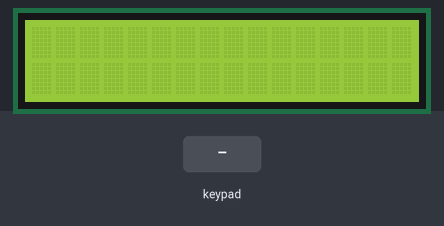
Bench run of a sketch on a simulated Arduino Uno, built with avr-gcc and run on an emulated ATmega328P. Parts: 16×2 character LCD. Wiring (inferred from the names in the program): 4×4 keypad with keys 1 2 3 + 4 5 6 - 7 8 9 * c 0 = /: rows pin 10, pin 11, pin 12, pin 13; columns pin 6, pin 7, pin 8, pin 9. The test bench sets the inputs (shaded band).

Above: at 1.2 s.
1.3 s: keypad keys 7 + 5 = pressed 0.4 s apart
At 3.6 s:
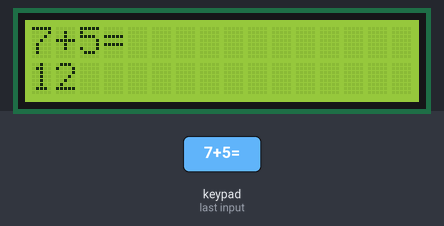
5.9 s: key '*' pressed
At 7.2 s:
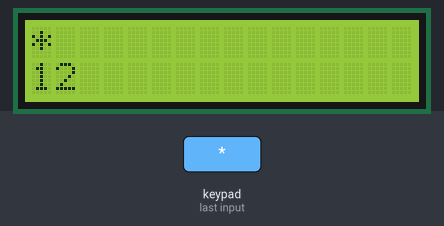
7.5 s: keypad keys 9 - 4 = pressed 0.4 s apart
At 9.6 s:
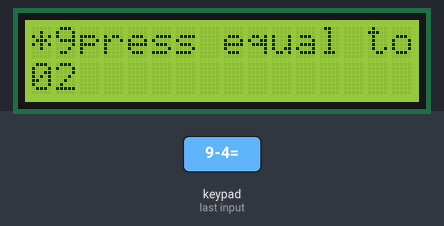
12.1 s: key '+' pressed
At 13.3 s:
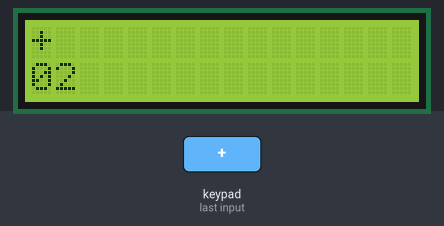
13.7 s: key '-' pressed
At 14.6 s:
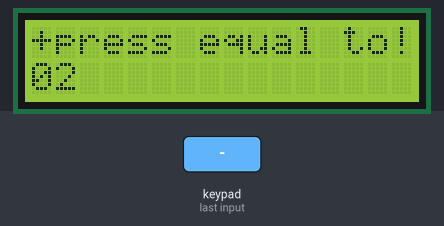
15.3 s: keypad keys 1 2 = pressed 0.4 s apart
At 17.6 s:
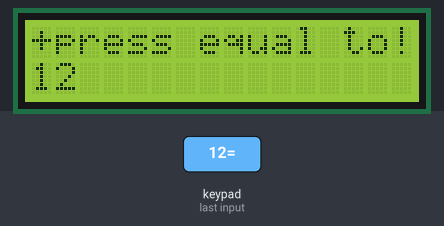
Timing chart, 0 to 19.1 s (numbered marks = the images above; inputs shaded):
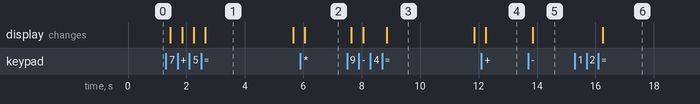

Measured:
- after the input at 1.3 s, the display: first changes after 0.15 s (image 1 shows a later state)
- after the input at 5.9 s, the display: changes after 0.15 s (image 2)
- after the input at 7.5 s, the display: first changes after 0.15 s (image 3 shows a later state)
- after the input at 12.1 s, the display: changes after 0.15 s (image 4)
- after the input at 13.7 s, the display: changes after 0.15 s (image 5)
- after the input at 15.3 s, the display: changes after 0.95 s (image 6)
- what the display in image 1 shows lasts 3.0 s, from 2.7 s to 5.7 s

The sketch:

calculator_of_two_numbers_using_lcd._part_2txt.ino
```cpp
/*
  Arduino IDE version: 1.8.3
  Tested on : ARBD-1
  Microcontroller:ATMEGA 328p
  Written by:Mohammad Waqas
  Date:11/06/2019
*/

#include<LiquidCrystal.h>// include the library code
LiquidCrystal lcd(4, 5, 0, 1, 2, 3); // initialize the library by associating any needed LCD interface pin with the arduino pin number it is connected to
//pin 4 is rs ,pin 5 is en and 0,1,2,3 are data pins
void col_on(int pattern);
int row_read();
int pattern[4] = {0b1000, 0b0100, 0b0010, 0b0001}; //	Patterns for different columns being high at different times
//1000 represents column 1 high and rest low and so on
char key[4][4] = {{'1', '2', '3', '+'}, {'4', '5', '6', '-'}, {'7', '8', '9', '*'}, {'c', '0', '=', '/'}};
int column[4] = {6, 7, 8, 9};
int row[4] = {10, 11, 12, 13};
long ctoi(char num[7], int num_count);
void disp();
void setup()
{ pinMode(6, OUTPUT);
  pinMode(7, OUTPUT);
  pinMode(8, OUTPUT);		//Pins D6,D7,D8 and D9 are columns of the keypad matrix
  pinMode(9, OUTPUT);
  pinMode(10, INPUT);
  pinMode(11, INPUT);
  pinMode(12, INPUT);		//Pins D10,D11,D12,D13 	are rows of the keypad matrix
  pinMode(13, INPUT);
  //Serial.begin(9600);
  lcd.begin(16, 2);
}
int a, b, c;
char num1[7] = {0}, op;
char num2[7];
int count = 0;


int vnum = 0;
int num1_count;
void loop()
{
  for (int i = 0; i < 4; i++)
  {
    col_on(pattern[i]);//Calling col_on function and passing patterns
    int j = row_read(); //Storing the values of the rows reading value from the user
    if (j != 5) //Indicating that one of the keys has been pressed
    { if ((key[j][i] == '+') || (key[j][i] == '-') || (key[j][i] == '*') || (key[j][i] == '/')) //Checking for operator press
      {
        if (vnum != 1) { //
          op = key[j][i];
          lcd.print(key[j][i]);
          num1_count = count; //store the count for converting the character into integer
          count = 0;
          vnum = 1;
        } else {
          lcd.print("press equal to!!");
        }
      }
      else if (key[j][i] == 'c')
      {
        if (count > 0)
          count--;
      }
      else if (key[j][i] == '=')
      { lcd.print('=');
        switch (op)
        {
          case '+': lcd.setCursor(0, 1);
            lcd.print(ctoi(num1, num1_count) + ctoi(num2, count));
            disp();


            break;
          case '-': lcd.setCursor(0, 1);
            lcd.print(ctoi(num1, num1_count) - ctoi(num2, count));
            disp();
            break;
          case '*': lcd.setCursor(0, 1);
            lcd.print(ctoi(num1, num1_count)*ctoi(num2, count));
            disp();
            break;
          case '/': lcd.setCursor(0, 1);
            if (ctoi(num2, count) == 0)
            { lcd.print("inf");//division by zero is not defined
              disp();
            }
            else
            { lcd.print(ctoi(num1, num1_count) / ctoi(num2, count));
              disp();
            }
            break;
          default: lcd.setCursor(0, 1);
            lcd.print(ctoi(num1, num1_count));
            disp();

        }
        count = 0;
        vnum = 0;
      }
      else {
        if (vnum == 0)
        {
          num1[count] = key[j][i];
          lcd.print(key[j][i]);
          count++;			//storing the first entered number
          if (count > 7)
          {
            lcd.print("Maxm limit reached");
          }
        }
        else
        { num2[count] = key[j][i];
          lcd.print(key[j][i]);
          count++;				//Storing the second entered number
          if (count > 7)
          {
            lcd.print("Maxm limit reached");
          }
        }
      }
    }
  }

}
void disp()
{
  lcd.setCursor(0, 0);
  delay(3000);
  lcd.print("                ");	//Function to display appropriately on led
  lcd.setCursor(0, 0);

}


long ctoi(char num[7], int num1_count) //Function to convert character to integer
{
  long temp = 1;
  long res = 0;
  for (int i = num1_count - 1; i >= 0; i--)
  {

    res = res + (temp * (num[i] - 48));
    temp = temp * 10;

  }
  return res;
}

void col_on(int pattern)
{


  digitalWrite(column[0], pattern == 8); //set columns to high or low here set column 1 to high and rest low
  digitalWrite(column[1], pattern == 4); //column 2 high and rest low
  digitalWrite(column[2], pattern == 2);
  digitalWrite(column[3], pattern == 1);


}

int row_read()
{

  if (digitalRead(row[0]))
  {
    delay(2);//to remove slight bouncing
    while (digitalRead(row[0])); //Wait until another key is pressed
    return 0;
  }
  if (digitalRead(row[1]))

  { delay(2);
    while (digitalRead(row[1]));

    return 1;
  }
  if (digitalRead(row[2]))
  {
    delay(2); while (digitalRead(row[2]));
    return 2;

  }
  if (digitalRead(row[3]))
  { delay(2);
    while (digitalRead(row[3]));

    return 3;
  }
  return 5;//if no key has been pressed
}
```
